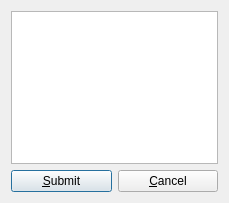
<?xml version="1.0" encoding="UTF-8"?>
<ui version="4.0">
 <class>CommentWindow</class>
 <widget class="QDialog" name="CommentWindow">
  <property name="geometry">
   <rect>
    <x>0</x>
    <y>0</y>
    <width>229</width>
    <height>203</height>
   </rect>
  </property>
  <property name="windowTitle">
   <string>Dialog</string>
  </property>
  <layout class="QGridLayout" name="gridLayout_2">
   <item row="0" column="0">
    <layout class="QGridLayout" name="gridLayout">
     <item row="0" column="0">
      <widget class="QTextEdit" name="textEdit"/>
     </item>
     <item row="1" column="0">
      <layout class="QHBoxLayout" name="horizontalLayout">
       <item>
        <widget class="QPushButton" name="pushButton_2">
         <property name="text">
          <string>&amp;Submit</string>
         </property>
        </widget>
       </item>
       <item>
        <widget class="QPushButton" name="pushButton">
         <property name="text">
          <string>&amp;Cancel</string>
         </property>
        </widget>
       </item>
      </layout>
     </item>
    </layout>
   </item>
  </layout>
 </widget>
 <resources/>
 <connections/>
</ui>
